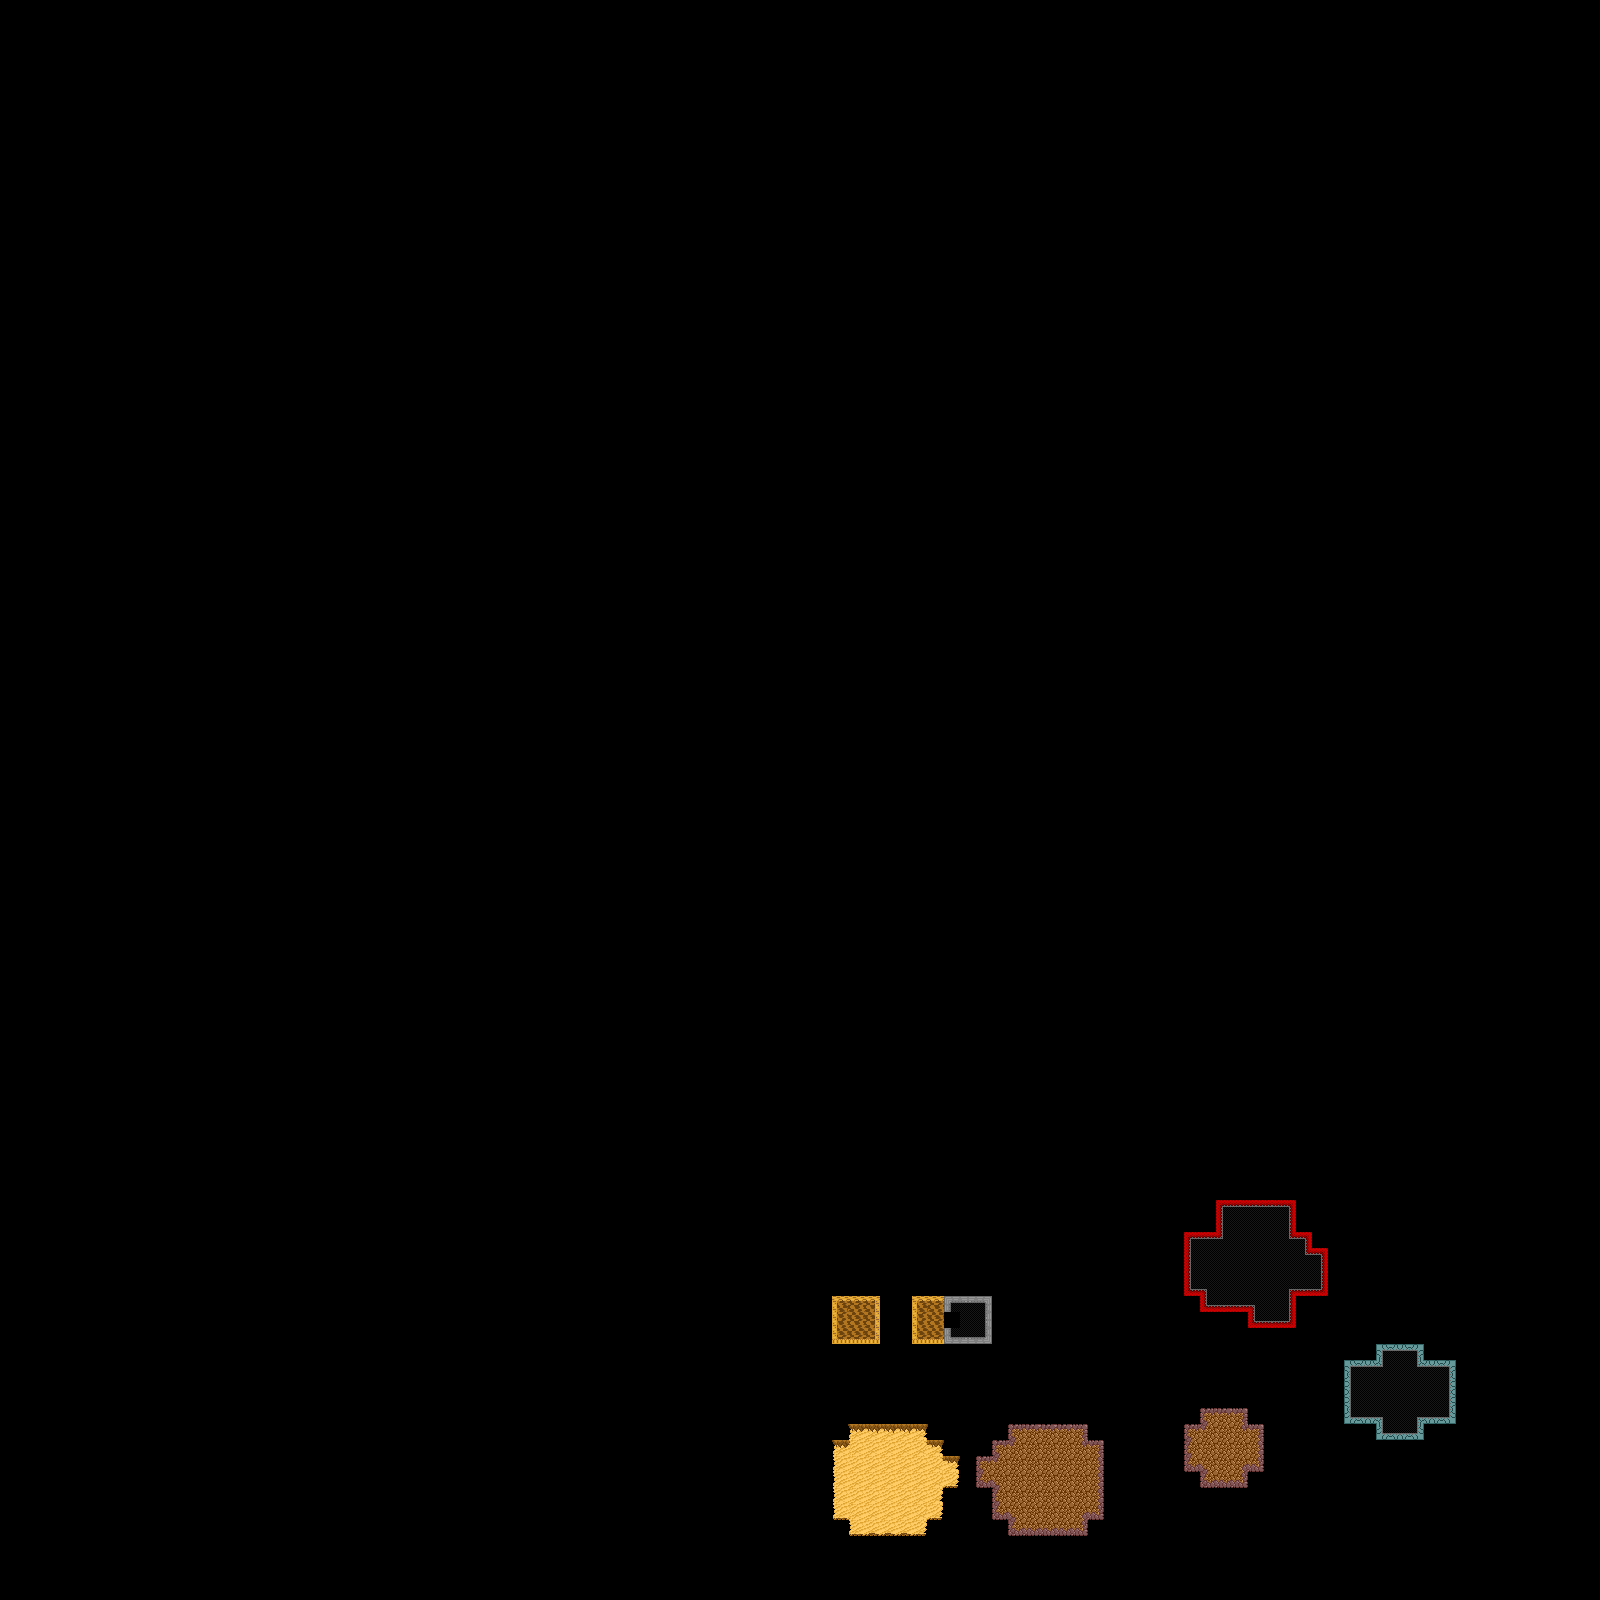

Below is a game level as drawn by its tile map, then a one-line description and the .tmx that defines it (tile-layer data replaced by summaries):
An orthogonal 100x100 tile map with 16x16 px tiles, 2 tile layers (Background, Main).

<map version="1.0" tiledversion="1.0.2" orientation="orthogonal" renderorder="right-down" width="100" height="100" tilewidth="16" tileheight="16" nextobjectid="1">
 <tileset firstgid="1" source="Main.tsx" />
 <layer name="Background" width="100" height="100">
  <data>[10000 cells, 0 non-empty, 0 distinct tile ids]</data>
 </layer>
 <layer name="Main" width="100" height="100">
  <data>[10000 cells, 227 non-empty, 70 distinct tile ids]</data>
 </layer>
</map>
